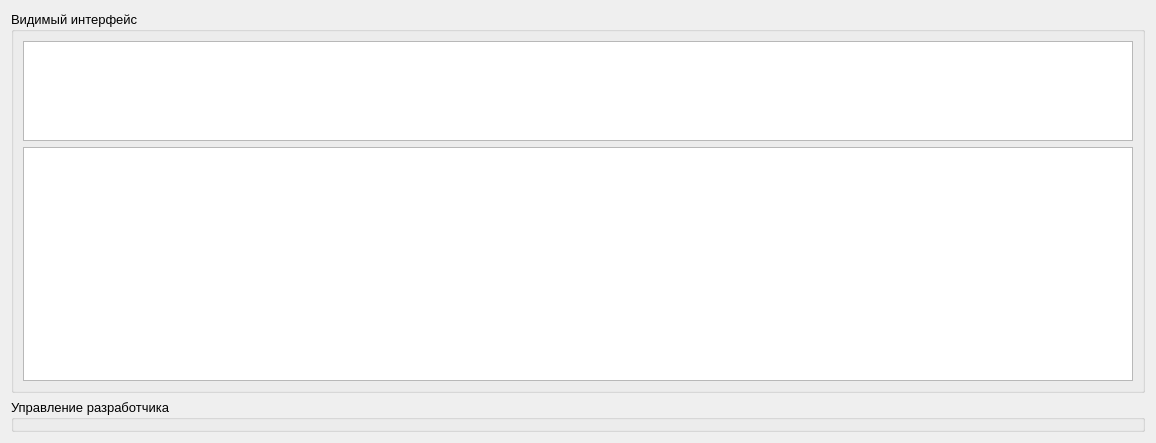
<?xml version="1.0" encoding="UTF-8"?>
<ui version="4.0">
 <class>CTestRun</class>
 <widget class="QWidget" name="CTestRun">
  <property name="geometry">
   <rect>
    <x>0</x>
    <y>0</y>
    <width>1156</width>
    <height>443</height>
   </rect>
  </property>
  <property name="font">
   <font>
    <pointsize>10</pointsize>
   </font>
  </property>
  <property name="windowTitle">
   <string>Тестовый прогон</string>
  </property>
  <layout class="QVBoxLayout" name="verticalLayout_2">
   <item>
    <widget class="QGroupBox" name="groupBox">
     <property name="title">
      <string>Видимый интерфейс</string>
     </property>
     <layout class="QVBoxLayout" name="verticalLayout">
      <item>
       <widget class="QPlainTextEdit" name="text">
        <property name="maximumSize">
         <size>
          <width>16777215</width>
          <height>100</height>
         </size>
        </property>
        <property name="font">
         <font>
          <family>Century Gothic</family>
          <pointsize>12</pointsize>
          <weight>50</weight>
          <bold>false</bold>
         </font>
        </property>
       </widget>
      </item>
      <item>
       <widget class="QListWidget" name="lw_variants">
        <property name="font">
         <font>
          <family>Century Gothic</family>
          <pointsize>12</pointsize>
          <weight>50</weight>
          <bold>false</bold>
         </font>
        </property>
        <property name="alternatingRowColors">
         <bool>true</bool>
        </property>
       </widget>
      </item>
     </layout>
    </widget>
   </item>
   <item>
    <widget class="QGroupBox" name="groupBox_2">
     <property name="title">
      <string>Управление разработчика</string>
     </property>
    </widget>
   </item>
  </layout>
 </widget>
 <resources/>
 <connections/>
</ui>
